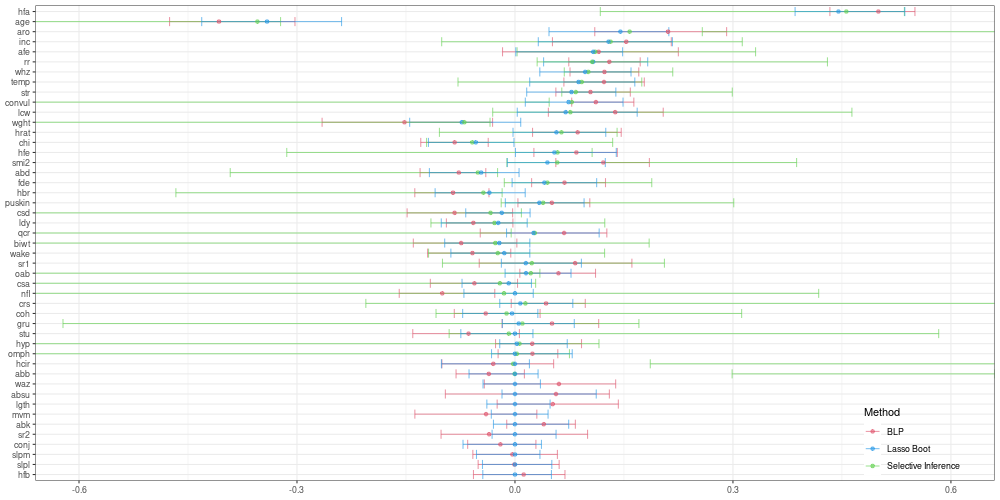

This chart was generated by the following R code:
## Setup
source("./fig/setup/setup.R")

## Plotting function
plot_ci_comparison <- function(ci_list, nvars = 40) {

  ci_df <- do.call(rbind, ci_list[1:3]) %>% data.frame()
  lambdas <- unlist(ci_list[4:6])
  lambda_method <- c("Selective Inference", "Bootstrap Lasso Projection", "Lasso Bootstrap")[!unlist(lapply(ci_list[4:6], is.null))]
  n <- ci_list[[7]]
  p <- ci_list[[8]]
  lab <- paste0("N: ", n, ", p: ", round(p, 3), ", ", paste0(paste(lambda_method, round(lambdas, 3), sep = ": "), collapse = ", "))

  plot_vars <- list()
  for (current_method in unique(ci_df$method)) {
    plot_vars[[current_method]] <- ci_df %>%
      filter(method == current_method) %>%
      dplyr::arrange(desc(abs(estimate))) %>%
      slice_head(n = nvars) %>%
      pull(variable)
  }
  plot_vars <- unique(unlist(plot_vars))

  plot_res <- ci_df %>%
    filter(variable %in% plot_vars) %>%
    dplyr::arrange(desc(abs(estimate)))

  plot_res$variable <- factor(plot_res$variable, levels = rev(plot_vars))

  plot_res %>%
    ggplot() +
    geom_errorbar(aes(xmin = lower, xmax = upper, y = variable, color = method), alpha = .6) +
    geom_point(aes(x = estimate, y = variable, color = method), alpha = .6) +
    theme_bw() +
    ylab(NULL) + xlab(NULL) +
    scale_color_manual(name = "Method", values = colors) +
    coord_cartesian(xlim=c(-.6, .6)) +
    theme(legend.position = c(.97, .00),
          legend.justification = c("right", "bottom"),
          legend.box.just = "right",
          legend.margin = margin(6, 6, 6, 6),
          legend.background = element_rect(fill = "transparent"))

}

## Load Data
load(paste0(res_dir, "/rds/method_comparison_whoari.rds"))

## Plotting
plots <- plot_ci_comparison(plot_res)

# suppressMessages({
  pdf("./fig/method_comparison_whoari.pdf", width = 10, height = 5)
  plot_ci_comparison(plot_res)
  dev.off()
  png("./fig/method_comparison_whoari.png", width = 1000, height = 500)
  plot_ci_comparison(plot_res)
  dev.off()
#})
